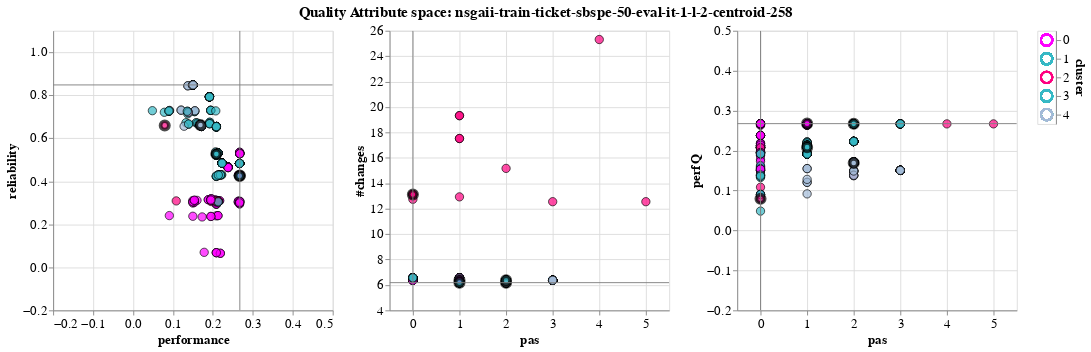

Here is the notebook cell this chart was saved with:
### Code cell
it1_50_c258_space.show_objective_space()
#it1_50_c258_space.show_petal_plot(labels=True, size=(20,5))

### Figure 1 — Vega-Lite specification as saved in the notebook (floating-point values rounded to 4 significant figures; data arrays with more than 128 entries replaced by an {"elided": "..."} marker saying what was removed)
{"config": {"view": {"continuousWidth": 300, "continuousHeight": 300}, "axis": {"labelFontSize": 14, "titleFontSize": 14}, "title": {"anchor": "middle", "fontSize": 16}}, "hconcat": [{"layer": [{"data": {"name": "data-71a5663d1e680cc8ebf0a9ff975c4283"}, "mark": {"type": "circle", "size": 80, "stroke": "black"}, "encoding": {"color": {"condition": {"test": {"or": [{"param": "param_12"}, {"param": "param_11"}]}, "field": "cluster", "legend": null, "scale": {"domain": [0, 1, 2, 3, 4], "range": ["#ff00ff", "#37b8c5", "#ff0080", "#37b8c5", "#a3bbd7"]}, "type": "ordinal"}, "value": "transparent"}, "fillOpacity": {"condition": {"param": "param_11", "value": 1.0}, "value": 0.1}, "order": {"field": "prototype", "type": "ordinal"}, "strokeWidth": {"condition": {"test": "datum.prototype", "value": 4}, "value": 1}, "tooltip": [{"field": "solID", "type": "quantitative"}, {"field": "perfQ", "type": "quantitative"}, {"field": "reliability", "type": "quantitative"}, {"field": "#changes", "type": "quantitative"}, {"field": "pas", "type": "quantitative"}, {"field": "label", "type": "nominal"}, {"field": "cluster", "type": "quantitative"}], "x": {"axis": {"title": "performance"}, "field": "perfQ", "scale": {"domain": [-0.1515, 0.4675]}, "type": "quantitative"}, "y": {"axis": {"title": "reliability"}, "field": "reliability", "scale": {"domain": [-0.1347, 1.048]}, "type": "quantitative"}}, "name": "view_9"}, {"data": {"name": "data-d2c4a8f6e882999f8f034c716747ecbe"}, "mark": {"type": "rule", "color": "gray"}, "encoding": {"x": {"field": "x", "type": "quantitative"}}}, {"data": {"name": "data-369d2b4bf1894cd263c4fa9813a21bbb"}, "mark": {"type": "rule", "color": "gray"}, "encoding": {"y": {"field": "y", "type": "quantitative"}}}]}, {"layer": [{"data": {"name": "data-71a5663d1e680cc8ebf0a9ff975c4283"}, "mark": {"type": "circle", "size": 80, "stroke": "black"}, "encoding": {"color": {"condition": {"test": {"or": [{"param": "param_12"}, {"param": "param_11"}]}, "field": "cluster", "legend": null, "scale": {"domain": [0, 1, 2, 3, 4], "range": ["#ff00ff", "#37b8c5", "#ff0080", "#37b8c5", "#a3bbd7"]}, "type": "ordinal"}, "value": "transparent"}, "fillOpacity": {"condition": {"param": "param_11", "value": 1.0}, "value": 0.1}, "order": {"field": "prototype", "type": "ordinal"}, "strokeWidth": {"condition": {"test": "datum.prototype", "value": 4}, "value": 1}, "tooltip": [{"field": "solID", "type": "quantitative"}, {"field": "perfQ", "type": "quantitative"}, {"field": "reliability", "type": "quantitative"}, {"field": "#changes", "type": "quantitative"}, {"field": "pas", "type": "quantitative"}, {"field": "label", "type": "nominal"}, {"field": "cluster", "type": "quantitative"}], "x": {"axis": {"title": "pas"}, "field": "pas", "scale": {"domain": [-0.2, 5.2]}, "type": "quantitative"}, "y": {"axis": {"title": "#changes"}, "field": "#changes", "scale": {"domain": [5.98, 25.51]}, "type": "quantitative"}}, "name": "view_10"}, {"data": {"name": "data-6d8c1c24c6e6c01a5b03c8008eb22cfb"}, "mark": {"type": "rule", "color": "gray"}, "encoding": {"x": {"field": "x", "type": "quantitative"}}}, {"data": {"name": "data-f5b7f60f32742a96655d8c8f2afbe4df"}, "mark": {"type": "rule", "color": "gray"}, "encoding": {"y": {"field": "y", "type": "quantitative"}}}]}, {"layer": [{"data": {"name": "data-71a5663d1e680cc8ebf0a9ff975c4283"}, "mark": {"type": "circle", "size": 80, "stroke": "black"}, "encoding": {"color": {"condition": {"test": {"or": [{"param": "param_12"}, {"param": "param_11"}]}, "field": "cluster", "legend": null, "scale": {"domain": [0, 1, 2, 3, 4], "range": ["#ff00ff", "#37b8c5", "#ff0080", "#37b8c5", "#a3bbd7"]}, "type": "ordinal"}, "value": "transparent"}, "fillOpacity": {"condition": {"param": "param_11", "value": 1.0}, "value": 0.1}, "order": {"field": "prototype", "type": "ordinal"}, "strokeWidth": {"condition": {"test": "datum.prototype", "value": 4}, "value": 1}, "tooltip": [{"field": "solID", "type": "quantitative"}, {"field": "perfQ", "type": "quantitative"}, {"field": "reliability", "type": "quantitative"}, {"field": "#changes", "type": "quantitative"}, {"field": "pas", "type": "quantitative"}, {"field": "label", "type": "nominal"}, {"field": "cluster", "type": "quantitative"}], "x": {"axis": {"title": "pas"}, "field": "pas", "scale": {"domain": [-0.2, 5.2]}, "type": "quantitative"}, "y": {"axis": {"title": "perfQ"}, "field": "perfQ", "scale": {"domain": [-0.1515, 0.4675]}, "type": "quantitative"}}, "name": "view_11"}, {"data": {"name": "data-6d8c1c24c6e6c01a5b03c8008eb22cfb"}, "mark": {"type": "rule", "color": "gray"}, "encoding": {"x": {"field": "x", "type": "quantitative"}}}, {"data": {"name": "data-50f380579dcbb85bff853c970fbfcda6"}, "mark": {"type": "rule", "color": "gray"}, "encoding": {"y": {"field": "y", "type": "quantitative"}}}]}, {"data": {"name": "data-6501a9e824548c82802da4ffd773acc7"}, "mark": {"type": "point", "size": 150}, "encoding": {"color": {"condition": {"test": {"or": [{"param": "param_12"}, {"param": "param_11"}]}, "field": "cluster", "legend": null, "scale": {"domain": [0, 1, 2, 3, 4], "range": ["#ff00ff", "#37b8c5", "#ff0080", "#37b8c5", "#a3bbd7"]}, "type": "ordinal"}, "value": "transparent"}, "y": {"axis": {"orient": "right"}, "field": "cluster", "type": "nominal"}}, "name": "view_12"}], "params": [{"name": "param_11", "select": {"type": "point"}, "views": ["view_9", "view_10", "view_11"]}, {"name": "param_13", "select": {"type": "interval", "encodings": ["x", "y"]}, "bind": "scales", "views": ["view_9"]}, {"name": "param_14", "select": {"type": "interval", "encodings": ["x", "y"]}, "bind": "scales", "views": ["view_10"]}, {"name": "param_15", "select": {"type": "interval", "encodings": ["x", "y"]}, "bind": "scales", "views": ["view_11"]}, {"name": "param_12", "select": {"type": "point", "fields": ["cluster"]}, "views": ["view_12"]}], "title": "Quality Attribute space: nsgaii-train-ticket-sbspe-50-eval-it-1-l-2-centroid-258", "$schema": "https://vega.github.io/schema/vega-lite/v5.8.0.json", "datasets": {"data-71a5663d1e680cc8ebf0a9ff975c4283": {"elided": "496 records"}, "data-d2c4a8f6e882999f8f034c716747ecbe": [{"x": 0.2675}], "data-369d2b4bf1894cd263c4fa9813a21bbb": [{"y": 0.8481}], "data-6d8c1c24c6e6c01a5b03c8008eb22cfb": [{"x": 0.0}], "data-f5b7f60f32742a96655d8c8f2afbe4df": [{"y": 6.18}], "data-50f380579dcbb85bff853c970fbfcda6": [{"y": 0.2675}], "data-6501a9e824548c82802da4ffd773acc7": {"elided": "496 records"}}}
